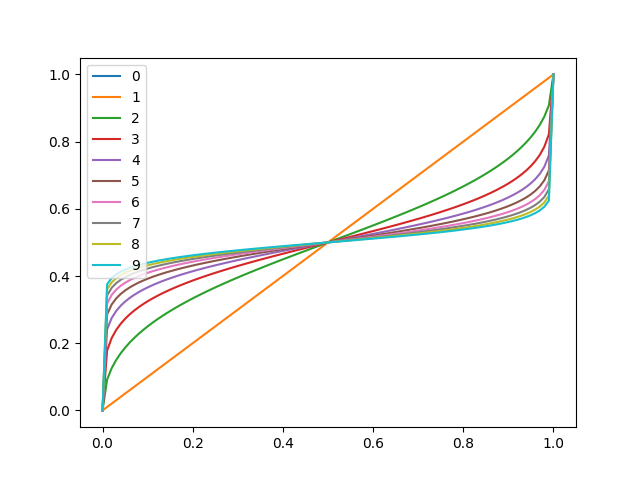

Recreate this plot in Python.
import numpy as np
from matplotlib import pyplot as plt

p_truth = np.linspace(0, 1.0, 100)

for temp in np.arange(10):
    p_truth_temp = np.power(p_truth, 1.0 / temp)
    p_lie_temp = np.power(1 - p_truth, 1.0 / temp)
    p_truth_tempered = p_truth_temp / (p_truth_temp + p_lie_temp)
    plt.plot(p_truth, p_truth_tempered, label = temp)

plt.legend()

plt.savefig('temp_test.png')
